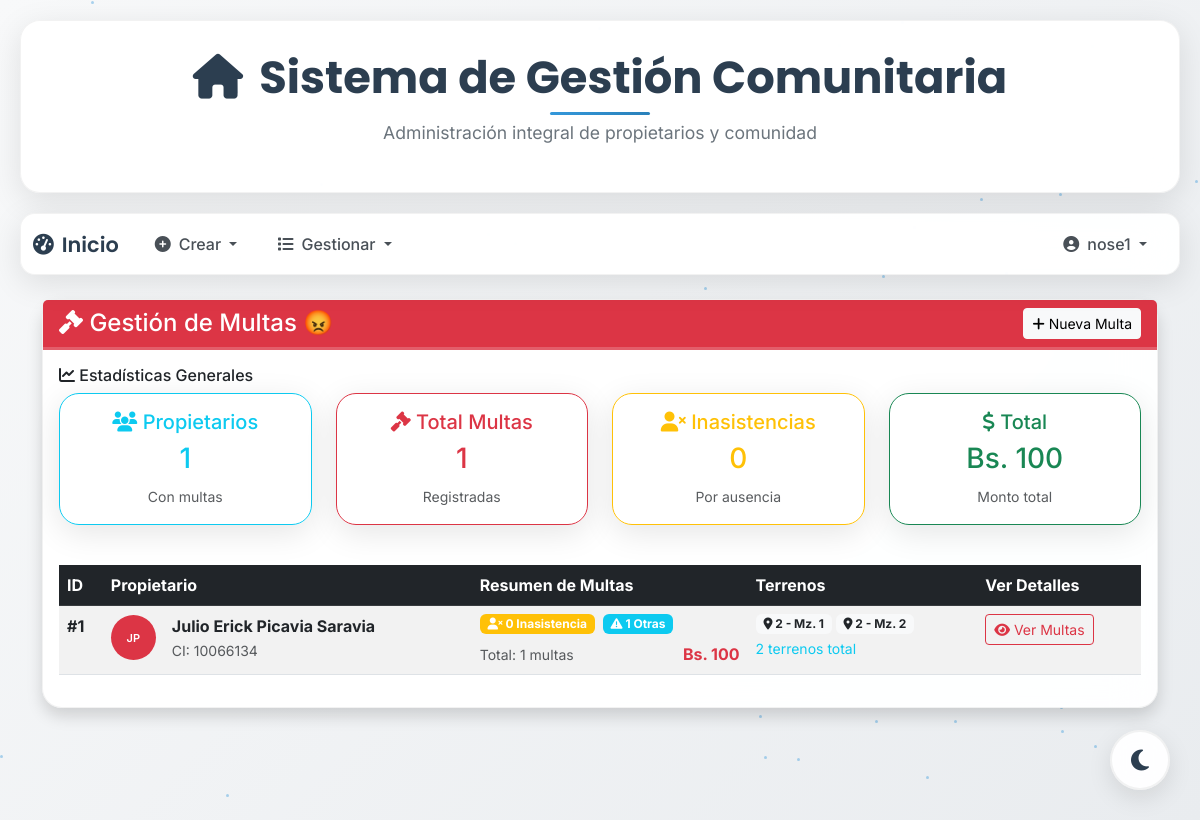
Page /multas (signed in) on the earlier database version.
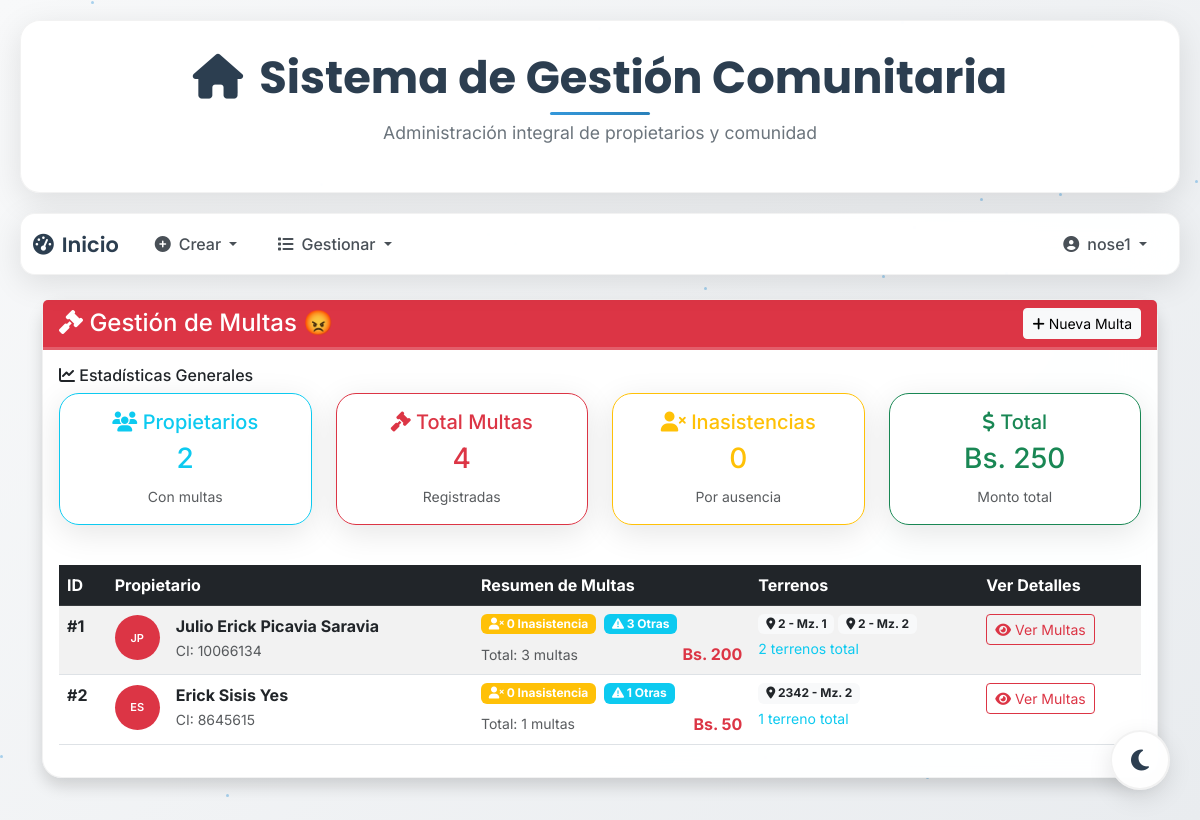
Same page on the later database version.
### models/multa_model.py (models this page shows, shortened)
class Multa(db.Model):
    __tablename__ = "Multa"
    multa_id = db.Column(db.Integer, primary_key=True)
    duenio_id = db.Column(db.Integer, db.ForeignKey('Duenio.id', ondelete='CASCADE'), nullable=False)
    cuota_id = db.Column(db.Integer, db.ForeignKey('Cuota.cuota_id', ondelete='SET NULL'), nullable=True)
    reunion_id = db.Column(db.Integer, db.ForeignKey('Reunion.id', ondelete='SET NULL'), nullable=True)
    monto = db.Column(db.Float, nullable=False)
    fecha = db.Column(db.Date, nullable=False, default=datetime.utcnow().date)
    tipo = db.Column(db.String(20), nullable=False)
    descripcion = db.Column(db.Text, nullable=True)
    @staticmethod
    def get_all():
        return Multa.query.all()

### models/duenio_model.py (models this page shows, shortened)
class Duenio(db.Model):
    __tablename__ = "Duenio"
    id = db.Column(db.Integer, primary_key=True)
    nombre = db.Column(db.String(50), nullable=False)
    paterno = db.Column(db.String(50), nullable=True)
    materno = db.Column(db.String(50), nullable=True)
    ci = db.Column(db.String(20), unique=True, nullable=False)
    multas = db.relationship('Multa', backref='duenio', lazy=True)  # Relación con la tabla Multa

### models/terreno_model.py (models this page shows, shortened)
class Terreno(db.Model):
    __tablename__ = "Terreno"
    id = db.Column(db.Integer, primary_key=True)
    duenio_id = db.Column(db.Integer, db.ForeignKey('Duenio.id'), nullable=False)
    lugar = db.Column(db.String(100), nullable=False)
    manzano = db.Column(db.Integer, nullable=False)
    metros_cuadrados = db.Column(db.Integer, nullable=False)
    dueno = db.relationship('Duenio', backref='terrenos')

### controllers/multa_controller.py (the view)
@multa_bp.route("/multas")
@login_required
def list_multas():
    multas = Multa.get_all()
    return multa_view.list_multas(multas)

### models/user_model.py (called while the page is built)
    def has_role(self, role):
        return self.role == role

### run.py (called while the page is built)
@login_manager.user_loader
def load_user(user_id):
    return User.query.get(int(user_id))

### views/multa_view.py (called while the page is built)
def list_multas(multas):
    return render_template(
        "multas.html",
        multas = multas,
        title="Lista de multas",
        current_user=current_user,
    )

### templates/multas.html (shortened to what the changed rows need)
{% extends "base.html" %}
{% block content %}
<div class="container mt-4">
    <div class="row">
        <div class="col-12">
            <div class="card shadow">
                <div class="card-body">
                    {% if multas %}
                    <div class="row mb-4">
                        <div class="col-12">
                            <h6><i class="fas fa-chart-line"></i> Estadísticas Generales</h6>
                            <div class="row">
                                {% set duenos_unicos = multas|map(attribute='duenio.id')|unique|list %}
                                {% set total_duenos = duenos_unicos|length %}
                                {% set total_multas = multas|length %}
                                {% set multas_inasistencia = multas|selectattr('tipo', 'equalto', 'inasistencia')|list|length %}
                                {% set monto_total = multas|sum(attribute='monto') %}
                                <div class="col-md-3 mb-3">
                                    <div class="card border-info">
                                        <div class="card-body text-center">
                                            <h5 class="text-info">
                                                <i class="fas fa-users"></i> Propietarios
                                            </h5>
                                            <h3 class="text-info">{{ total_duenos }}</h3>
                                            <small class="text-muted">Con multas</small>
                                        </div>
                                    </div>
                                </div>
                                <div class="col-md-3 mb-3">
                                    <div class="card border-danger">
                                        <div class="card-body text-center">
                                            <h5 class="text-danger">
                                                <i class="fas fa-gavel"></i> Total Multas
                                            </h5>
                                            <h3 class="text-danger">{{ total_multas }}</h3>
                                            <small class="text-muted">Registradas</small>
                                        </div>
                                    </div>
                                </div>
                                <div class="col-md-3 mb-3">
                                    <div class="card border-warning">
                                        <div class="card-body text-center">
                                            <h5 class="text-warning">
                                                <i class="fas fa-user-times"></i> Inasistencias
                                            </h5>
                                            <h3 class="text-warning">{{ multas_inasistencia }}</h3>
                                            <small class="text-muted">Por ausencia</small>
                                        </div>
                                    </div>
                                </div>
                                <div class="col-md-3 mb-3">
                                    <div class="card border-success">
                                        <div class="card-body text-center">
                                            <h5 class="text-success">
                                                <i class="fas fa-dollar-sign"></i> Total
                                            </h5>
                                            <h3 class="text-success">Bs. {{ monto_total|int }}</h3>
                                            <small class="text-muted">Monto total</small>
                                        </div>
                                    </div>
                                </div>
                            </div>
                        </div>
                    </div>
                    {% endif %}
                    <div class="table-responsive">
                        <table class="table table-striped table-hover" id="dueniosMultasTable">
                            <thead class="table-dark">
                                <tr>
                                    <th>ID</th>
                                    <th>Propietario</th>
                                    <th>Resumen de Multas</th>
                                    <th>Terrenos</th>
                                    <th>Ver Detalles</th>
                                </tr>
                            </thead>
                            <tbody>
                                {% set duenos_procesados = [] %}
                                {% for multa in multas %}
                                    {% if multa.duenio.id not in duenos_procesados %}
                                        {% set _ = duenos_procesados.append(multa.duenio.id) %}
                                        {% set multas_dueno = multas|selectattr('duenio.id', 'equalto', multa.duenio.id)|list %}
                                        {% set inasistencia_count = multas_dueno|selectattr('tipo', 'equalto', 'inasistencia')|list|length %}
                                        {% set otras_count = multas_dueno|selectattr('tipo', 'ne', 'inasistencia')|list|length %}
                                        {% set total_dueno = multas_dueno|length %}
                                        {% set monto_total_dueno = multas_dueno|sum(attribute='monto') %}
                                        {% set terrenos_dueno = multa.duenio.terrenos %}
                                        <tr>
                                            <td><strong>#{{ multa.duenio.id }}</strong></td>
                                            <td>
                                                <div class="d-flex align-items-center">
                                                    <div class="me-3">
                                                        <div class="avatar bg-danger text-white rounded-circle d-flex align-items-center justify-content-center" style="width: 45px; height: 45px; font-size: 14px; font-weight: 600;">
                                                            {{ multa.duenio.nombre[0]|upper }}{{ (multa.duenio.paterno[0] if multa.duenio.paterno else '')|upper }}
                                                        </div>
                                                    </div>
                                                    <div>
                                                        <strong>{{ multa.duenio.nombre }} {{ multa.duenio.paterno or '' }} {{ multa.duenio.materno or '' }}</strong>
                                                        <br><small class="text-muted">CI: {{ multa.duenio.ci or 'Sin CI' }}</small>
                                                    </div>
                                                </div>
                                            </td>
                                            <td>
                                                <div class="d-flex gap-2 mb-2">
                                                    <span class="badge bg-warning">
                                                        <i class="fas fa-user-times"></i> {{ inasistencia_count }} Inasistencia
                                                    </span>
                                                    {% if otras_count > 0 %}
                                                    <span class="badge bg-info">
                                                        <i class="fas fa-exclamation-triangle"></i> {{ otras_count }} Otras
                                                    </span>
                                                    {% endif %}
                                                </div>
                                                <div class="d-flex justify-content-between align-items-center">
                                                    <small class="text-muted">Total: {{ total_dueno }} multas</small>
                                                    <strong class="text-danger">Bs. {{ monto_total_dueno|int }}</strong>
                                                </div>
                                            </td>
                                            <td>
                                                <div class="d-flex flex-wrap gap-1">
                                                    {% for terreno in terrenos_dueno %}
                                                    <span class="badge bg-light text-dark">
                                                        <i class="fas fa-map-marker-alt"></i> {{ terreno.lugar }} - Mz. {{ terreno.manzano }}
                                                    </span>
                                                    {% endfor %}
                                                </div>
                                                <small class="text-info d-block mt-1">{{ terrenos_dueno|length }} terreno{% if terrenos_dueno|length != 1 %}s{% endif %} total</small>
                                            </td>
                                            <td>
                                                <button class="btn btn-outline-danger btn-sm verMultasBtn"
                                                    data-dueno="{{ multa.duenio.id }}"
                                                    data-nombre="{{ multa.duenio.nombre }} {{ multa.duenio.paterno or '' }}"
                                                    data-multas='[{% for m in multas_dueno %}{"id": {{ m.multa_id }}, "tipo": "{{ m.tipo }}", "descripcion": "{{ m.descripcion }}", "monto": {{ m.monto }}, "fecha": "{{ m.fecha.strftime('%d/%m/%Y') }}"}{% if not loop.last %},{% endif %}{% endfor %}]'>
                                                    <i class="fas fa-eye"></i> Ver Multas
                                                </button>
                                            </td>
                                        </tr>
                                    {% endif %}
                                {% endfor %}
                            </tbody>
                        </table>
                    </div>
                </div>
            </div>
        </div>
    </div>
</div>
{% endblock %}

### templates/base.html (shortened to what this page needs)
<!DOCTYPE html>
<html lang="es">
<head>
    <link rel="stylesheet" href="https://cdn.jsdelivr.net/npm/bootstrap@5.3.0/dist/css/bootstrap.min.css">
    <link rel="stylesheet" href="https://cdnjs.cloudflare.com/ajax/libs/animate.css/4.1.1/animate.min.css"/>
</head>
<body>
    <div class="floating-particles" id="particles"></div>
    <div class="header-container">
        <h1 class="main-title">
            <i class="fas fa-home me-3"></i>Sistema de Gestión Comunitaria
        </h1>
        <p class="subtitle">Administración integral de propietarios y comunidad</p>
    </div>
    {% if current_user.is_authenticated %}
    <nav class="navbar navbar-expand-lg navbar-custom">
        <div class="container-fluid">
            <a class="navbar-brand" href="{{ url_for('user.index') }}">
                <i class="fas fa-tachometer-alt me-2"></i>Inicio
            </a>
            <div class="collapse navbar-collapse" id="navbarNav">
                <ul class="navbar-nav me-auto">
                    {% if current_user.has_role("admin") %}
                    <li class="nav-item dropdown">
                        <a class="nav-link dropdown-toggle" href="#" id="navbarDropdownCrear"
                           data-bs-toggle="dropdown" aria-haspopup="true" aria-expanded="false">
                          <i class="fas fa-plus-circle me-2"></i>Crear
                        </a>
                    </li>
                    {% endif %}
                    <li class="nav-item dropdown">
                        <a class="nav-link dropdown-toggle" href="#" id="navbarDropdownListado"
                           data-bs-toggle="dropdown" aria-haspopup="true" aria-expanded="false">
                          <i class="fas fa-list me-2"></i>Gestionar
                        </a>
                    </li>
                </ul>
                <ul class="navbar-nav">
                    <li class="nav-item dropdown">
                        <a class="nav-link dropdown-toggle" href="#" id="navbarDropdownUser"
                           data-bs-toggle="dropdown" aria-haspopup="true" aria-expanded="false">
                          <i class="fas fa-user-circle me-2"></i>{{ current_user.username }}
                        </a>
                    </li>
                </ul>
            </div>
        </div>
    </nav>
    {% endif %}
    <div class="floating-theme-toggle">
        <button class="btn theme-toggle-float" id="themeToggle">
            <i class="fas fa-moon" id="themeIcon"></i>
        </button>
    </div>
    <div class="content-container page-transition">
        {% block content %}{% endblock %}
    </div>
</body>
</html>

Differences in the rows shown:
computed for Multa "Julio Erick": otras_count "1" → "3"; total_dueno "1" → "3"; monto_total_dueno "100" → "200"
added Multa: duenio.id "2", duenio "E", duenio.nombre "Erick", duenio "Sisis", duenio "Yes", duenio "8645615", inasistencia_count "0", otras_count "1", total_dueno "1", monto_total_dueno "50", terrenos_dueno "1"
now on this page (row unchanged): Duenio: paterno "S"
now on this page (row unchanged): Terreno: lugar "2342", manzano "2"
Other differences:
{{ total_duenos }}: "1" → "2"
{{ total_multas }}: "1" → "4"
{{ monto_total|int }}: "100" → "250"
